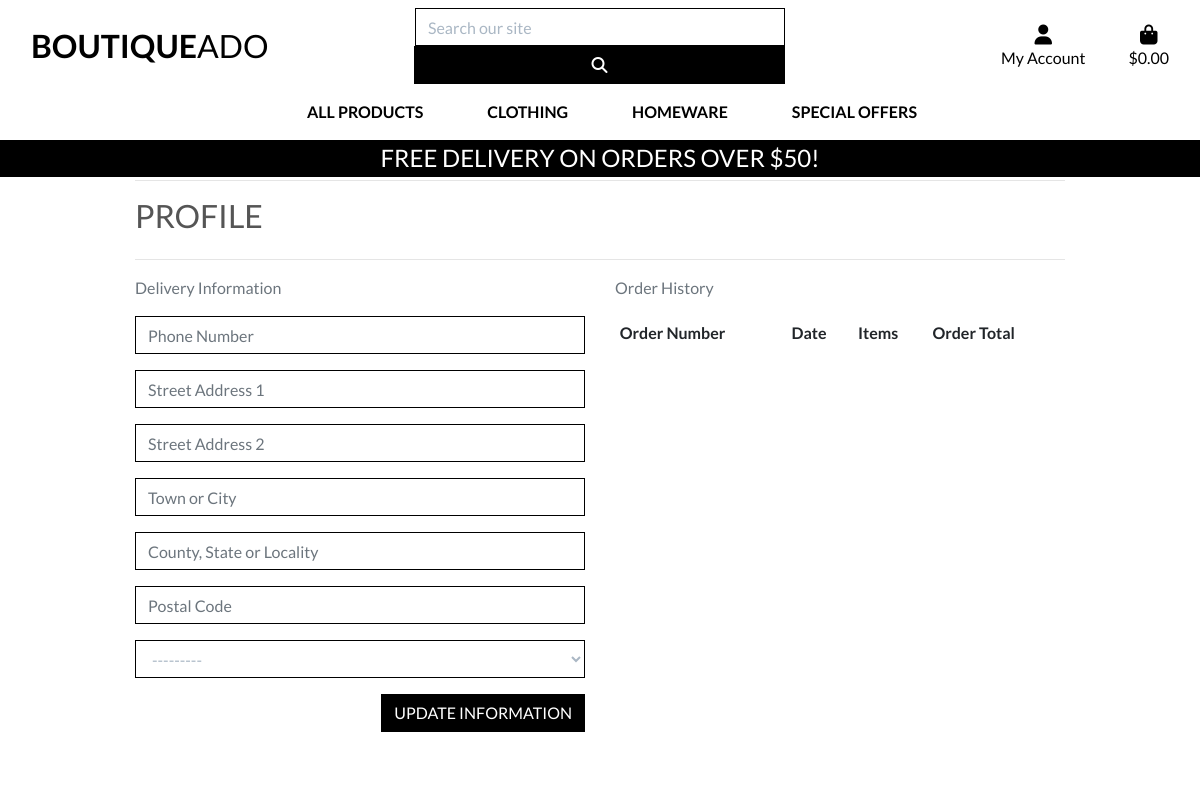
/profile/ (signed in), run on an earlier commit of the app's database.
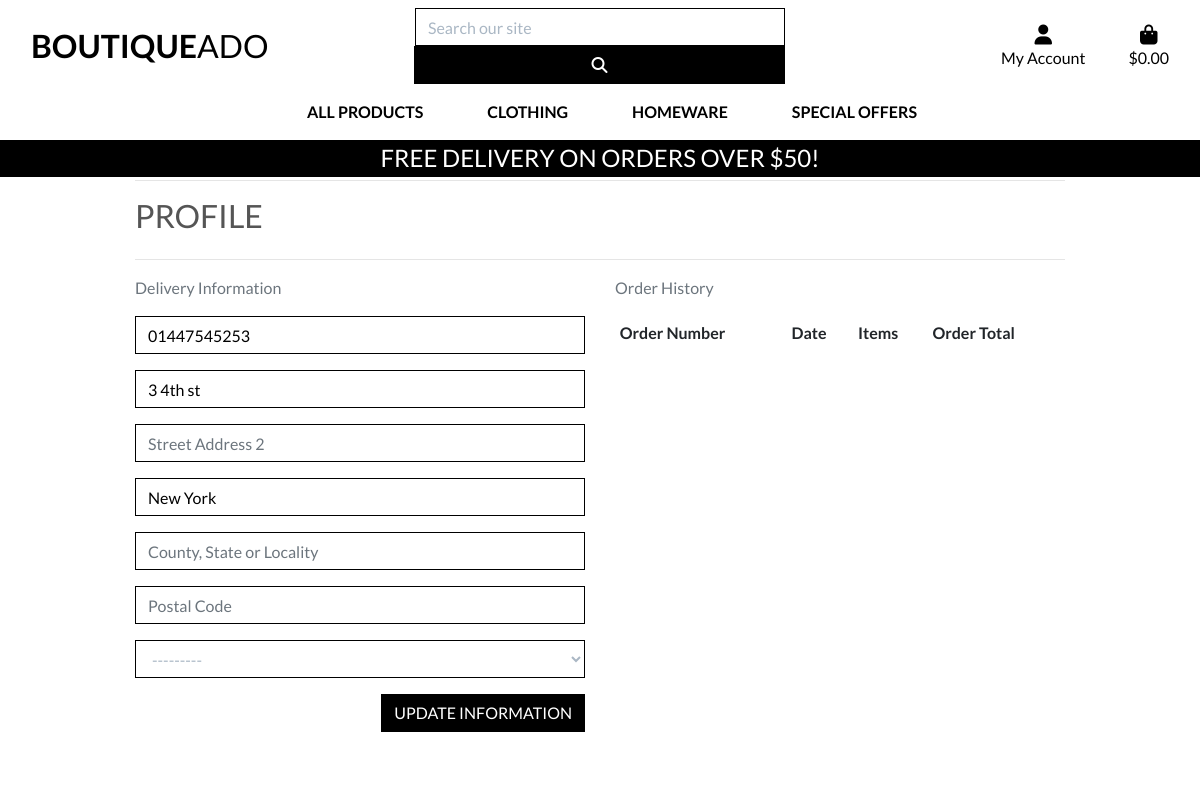
And on a later commit of the database.
### profiles/models.py (models this page shows, shortened)
class UserProfile(models.Model):
    user = models.OneToOneField(User, on_delete=models.CASCADE)
    default_phone_number = models.CharField(max_length=20, null=True, blank=True)
    default_street_address1 = models.CharField(max_length=80, null=True, blank=True)
    default_street_address2 = models.CharField(max_length=80, null=True, blank=True)
    default_town_or_city = models.CharField(max_length=40, null=True, blank=True)
    default_county = models.CharField(max_length=80, null=True, blank=True)
    default_postcode = models.CharField(max_length=20, null=True, blank=True)
    default_country = CountryField(blank_label='Country', null=True, blank=True)

### profiles/views.py (the view)
# urls.py: path('profile/', include('profiles.urls')),
@login_required
def profile(request):
    profile = get_object_or_404(UserProfile, user=request.user)
    if request.method == 'POST':
        form = UserProfileForm(request.POST, instance=profile)
        if form.is_valid():
            form.save()
            messages.success(request, 'Profile updated successfully')
        else:
            messages.error(request, 'Update failed. Please ensure the form is valid.')
    else:
        form = UserProfileForm(instance=profile)
    orders = profile.orders.all()
    template = 'profiles/profile.html'
    context = {
        'form': form,
        'orders': orders,
        'on_profile_page': True,
    }
    return render(request, template, context)

### profiles/forms.py
class UserProfileForm(forms.ModelForm):
    class Meta:
        model = UserProfile
        exclude = ('user',)
    def __init__(self, *args, **kwargs):
        super().__init__(*args, **kwargs)
        placeholders = {
            'default_phone_number': 'Phone Number',
            'default_postcode': 'Postal Code',
            'default_town_or_city': 'Town or City',
            'default_street_address1': 'Street Address 1',
            'default_street_address2': 'Street Address 2',
            'default_county': 'County, State or Locality',
        }
        self.fields['default_phone_number'].widget.attrs['autofocus'] = True
        for field in self.fields:
            if field != 'default_country':
                if self.fields[field].required:
                    placeholder = f'{placeholders[field]} *'
                else:
                    placeholder = placeholders[field]
                self.fields[field].widget.attrs['placeholder'] = placeholder
            self.fields[field].widget.attrs['class'] = 'border-black rounded-0 profile-form-input'
            self.fields[field].label = False

### profiles/templates/profiles/profile.html (shortened to what this page needs)
{% extends "base.html" %}
{% load static %}
{% block extra_css %}
    <link rel="stylesheet" href="{% static 'profiles/css/profile.css' %}">
{% endblock %}
{% block page_header %}
    <div class="container header-container">
    </div>
{% endblock %}
{% block content %}
    <div class="overlay"></div>
    <div class="container">
        <div class="row">
            <div class="col">
                <hr>
                <h2 class="logo-font mb-4">Profile</h2>
                <hr>
            </div>
        </div>
        <div class="row">
            <div class="col-12 col-lg-6">
                <p class="text-muted">Delivery Information</p>
                <form class="mt-3" action="{% url 'profile' %}" method="POST" id="profile-update-form">
                    {{ form|crispy }}
                    <button class="btn btn-black rounded-0 text-uppercase float-right">Update Information</button>
                </form>
            </div>
            <div class="col-12 col-lg-6">
                <p class="text-muted">Order History</p>
                <div class="order-history order-responsive">
                    <table class="table table-sm table-borderless">
                        <thead>
                            <tr>
                                <th>Order Number</th>
                                <th>Date</th>
                                <th>Items</th>
                                <th>Order Total</th>
                            </tr>
                        </thead>
                    </table>
                </div>
            </div>
        </div>
{% endblock %}

What changed in the data, as far as the page shows it:
changed UserProfile: default_phone_number (not shown) → "01447545253"; default_street_address1 (not shown) → "3 4th st"; default_town_or_city (not shown) → "New York"
